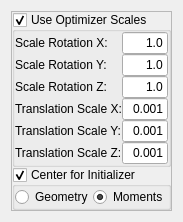
<?xml version="1.0" encoding="UTF-8"?>
<ui version="4.0">
 <class>QmitkEuler3DTransformControls</class>
 <widget class="QWidget" name="QmitkEuler3DTransformControls">
  <property name="geometry">
   <rect>
    <x>0</x>
    <y>0</y>
    <width>173</width>
    <height>222</height>
   </rect>
  </property>
  <property name="windowTitle">
   <string>Form</string>
  </property>
  <layout class="QVBoxLayout" name="verticalLayout">
   <item>
    <widget class="QFrame" name="m_Euler3DTransformFrame">
     <property name="frameShape">
      <enum>QFrame::StyledPanel</enum>
     </property>
     <property name="frameShadow">
      <enum>QFrame::Raised</enum>
     </property>
     <layout class="QVBoxLayout" name="verticalLayout_70">
      <property name="spacing">
       <number>0</number>
      </property>
      <property name="margin">
       <number>0</number>
      </property>
      <item>
       <widget class="QGroupBox" name="m_UseOptimizerScalesEuler3D">
        <property name="title">
         <string>Use Optimizer Scales</string>
        </property>
        <property name="flat">
         <bool>true</bool>
        </property>
        <property name="checkable">
         <bool>true</bool>
        </property>
        <layout class="QVBoxLayout" name="verticalLayout_69">
         <property name="spacing">
          <number>0</number>
         </property>
         <property name="margin">
          <number>0</number>
         </property>
         <item>
          <layout class="QHBoxLayout" name="_104">
           <item>
            <layout class="QVBoxLayout" name="_105">
             <item>
              <widget class="QLabel" name="textLabel1_8_2_3_2_2_2_2">
               <property name="font">
                <font>
                 <weight>50</weight>
                 <bold>false</bold>
                </font>
               </property>
               <property name="text">
                <string>Scale Rotation X:</string>
               </property>
               <property name="wordWrap">
                <bool>false</bool>
               </property>
              </widget>
             </item>
             <item>
              <widget class="QLabel" name="textLabel2_6_3_3_2_2_2_2">
               <property name="font">
                <font>
                 <weight>50</weight>
                 <bold>false</bold>
                </font>
               </property>
               <property name="text">
                <string>Scale Rotation Y:</string>
               </property>
               <property name="wordWrap">
                <bool>false</bool>
               </property>
              </widget>
             </item>
             <item>
              <widget class="QLabel" name="textLabel3_5_3_3_2_2_2_2">
               <property name="font">
                <font>
                 <weight>50</weight>
                 <bold>false</bold>
                </font>
               </property>
               <property name="text">
                <string>Scale Rotation Z:</string>
               </property>
               <property name="wordWrap">
                <bool>false</bool>
               </property>
              </widget>
             </item>
             <item>
              <widget class="QLabel" name="textLabel11_3_2_2_2_2">
               <property name="font">
                <font>
                 <weight>50</weight>
                 <bold>false</bold>
                </font>
               </property>
               <property name="text">
                <string>Translation Scale X:</string>
               </property>
               <property name="wordWrap">
                <bool>false</bool>
               </property>
              </widget>
             </item>
             <item>
              <widget class="QLabel" name="textLabel12_3_2_2_2_2">
               <property name="font">
                <font>
                 <weight>50</weight>
                 <bold>false</bold>
                </font>
               </property>
               <property name="text">
                <string>Translation Scale Y:</string>
               </property>
               <property name="wordWrap">
                <bool>false</bool>
               </property>
              </widget>
             </item>
             <item>
              <widget class="QLabel" name="textLabel13_2_2_2_2_2">
               <property name="font">
                <font>
                 <weight>50</weight>
                 <bold>false</bold>
                </font>
               </property>
               <property name="text">
                <string>Translation Scale Z:</string>
               </property>
               <property name="wordWrap">
                <bool>false</bool>
               </property>
              </widget>
             </item>
            </layout>
           </item>
           <item>
            <layout class="QVBoxLayout" name="_106">
             <item>
              <widget class="QLineEdit" name="m_ScalesEuler3DTransformScale1">
               <property name="minimumSize">
                <size>
                 <width>0</width>
                 <height>20</height>
                </size>
               </property>
               <property name="font">
                <font>
                 <weight>50</weight>
                 <bold>false</bold>
                </font>
               </property>
               <property name="text">
                <string>1.0</string>
               </property>
               <property name="alignment">
                <set>Qt::AlignRight</set>
               </property>
              </widget>
             </item>
             <item>
              <widget class="QLineEdit" name="m_ScalesEuler3DTransformScale2">
               <property name="minimumSize">
                <size>
                 <width>0</width>
                 <height>20</height>
                </size>
               </property>
               <property name="font">
                <font>
                 <weight>50</weight>
                 <bold>false</bold>
                </font>
               </property>
               <property name="text">
                <string>1.0</string>
               </property>
               <property name="alignment">
                <set>Qt::AlignRight</set>
               </property>
              </widget>
             </item>
             <item>
              <widget class="QLineEdit" name="m_ScalesEuler3DTransformScale3">
               <property name="minimumSize">
                <size>
                 <width>0</width>
                 <height>20</height>
                </size>
               </property>
               <property name="font">
                <font>
                 <weight>50</weight>
                 <bold>false</bold>
                </font>
               </property>
               <property name="text">
                <string>1.0</string>
               </property>
               <property name="alignment">
                <set>Qt::AlignRight</set>
               </property>
              </widget>
             </item>
             <item>
              <widget class="QLineEdit" name="m_ScalesEuler3DTransformScaleTranslationX">
               <property name="minimumSize">
                <size>
                 <width>0</width>
                 <height>20</height>
                </size>
               </property>
               <property name="font">
                <font>
                 <weight>50</weight>
                 <bold>false</bold>
                </font>
               </property>
               <property name="text">
                <string>0.001</string>
               </property>
               <property name="alignment">
                <set>Qt::AlignRight</set>
               </property>
              </widget>
             </item>
             <item>
              <widget class="QLineEdit" name="m_ScalesEuler3DTransformScaleTranslationY">
               <property name="minimumSize">
                <size>
                 <width>0</width>
                 <height>20</height>
                </size>
               </property>
               <property name="font">
                <font>
                 <weight>50</weight>
                 <bold>false</bold>
                </font>
               </property>
               <property name="text">
                <string>0.001</string>
               </property>
               <property name="alignment">
                <set>Qt::AlignRight</set>
               </property>
              </widget>
             </item>
             <item>
              <widget class="QLineEdit" name="m_ScalesEuler3DTransformScaleTranslationZ">
               <property name="minimumSize">
                <size>
                 <width>0</width>
                 <height>20</height>
                </size>
               </property>
               <property name="font">
                <font>
                 <weight>50</weight>
                 <bold>false</bold>
                </font>
               </property>
               <property name="text">
                <string>0.001</string>
               </property>
               <property name="alignment">
                <set>Qt::AlignRight</set>
               </property>
              </widget>
             </item>
            </layout>
           </item>
          </layout>
         </item>
        </layout>
       </widget>
      </item>
      <item>
       <widget class="QGroupBox" name="m_CenterForInitializerEuler3D">
        <property name="title">
         <string>Center for Initializer</string>
        </property>
        <property name="flat">
         <bool>true</bool>
        </property>
        <property name="checkable">
         <bool>true</bool>
        </property>
        <layout class="QHBoxLayout" name="horizontalLayout_4">
         <property name="spacing">
          <number>0</number>
         </property>
         <property name="margin">
          <number>0</number>
         </property>
         <item>
          <widget class="QRadioButton" name="m_GeometryEuler3D">
           <property name="enabled">
            <bool>true</bool>
           </property>
           <property name="minimumSize">
            <size>
             <width>0</width>
             <height>20</height>
            </size>
           </property>
           <property name="font">
            <font>
             <weight>50</weight>
             <bold>false</bold>
            </font>
           </property>
           <property name="text">
            <string>Geometry</string>
           </property>
          </widget>
         </item>
         <item>
          <widget class="QRadioButton" name="m_MomentsEuler3D">
           <property name="enabled">
            <bool>true</bool>
           </property>
           <property name="minimumSize">
            <size>
             <width>0</width>
             <height>20</height>
            </size>
           </property>
           <property name="font">
            <font>
             <weight>50</weight>
             <bold>false</bold>
            </font>
           </property>
           <property name="text">
            <string>Moments</string>
           </property>
           <property name="checked">
            <bool>true</bool>
           </property>
          </widget>
         </item>
        </layout>
       </widget>
      </item>
     </layout>
    </widget>
   </item>
  </layout>
 </widget>
 <resources/>
 <connections/>
</ui>
